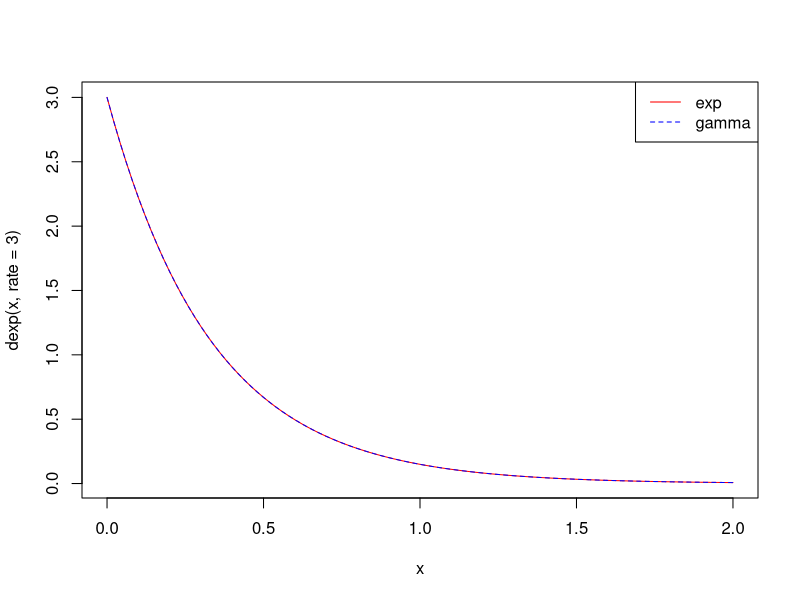
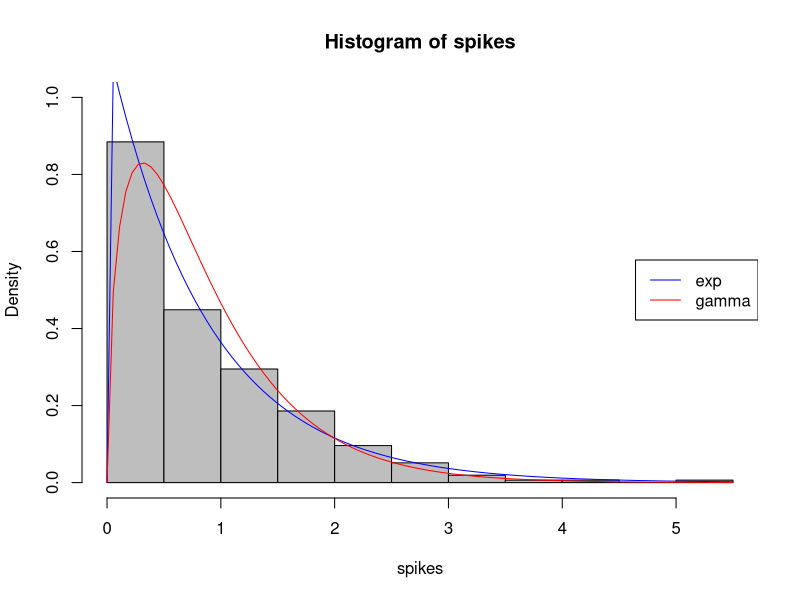
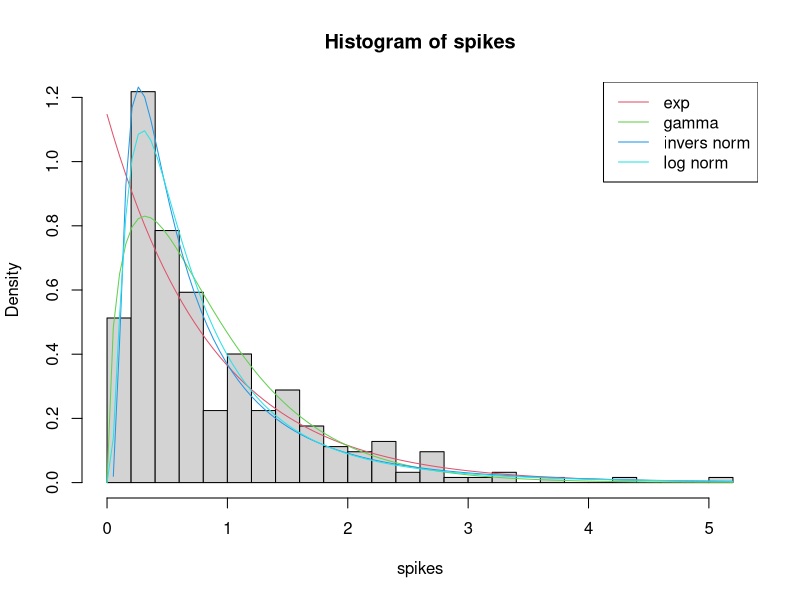
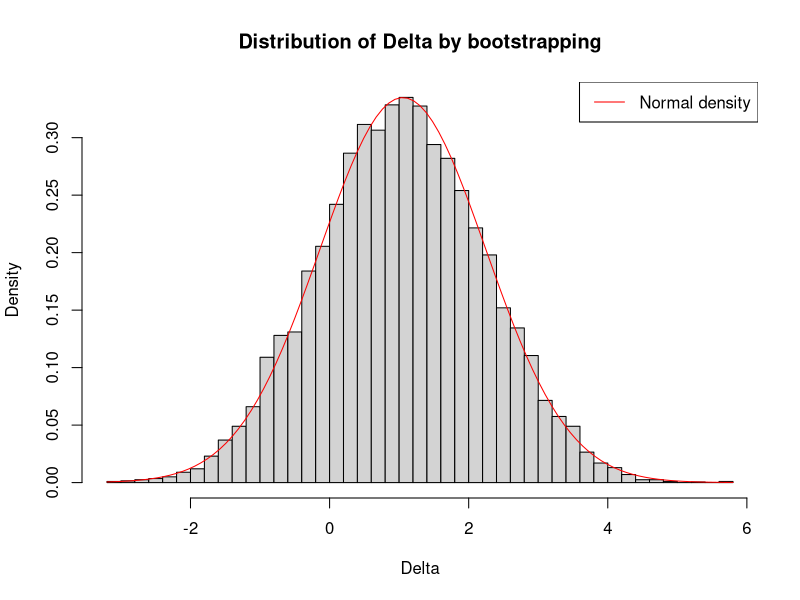

R code for these plots, in order:
## ---- chunk 1
angles <- read.table("angles.txt")
angles <- as.vector(angles$x)
## ---- chunk 2
dsink <- function(x, k = 1, lg = FALSE) {
  sinintegral <- integrate(function(x) sin(x) ^ k, lower = 0, upper = pi)$value
  if (lg == FALSE) {
    return(sin(x) ^ k / sinintegral)
  }
  else{
    return(log(sin(x) ^ k / sinintegral))
  }
}

minusll <- function(k, xvals) {
  return(-sum(dsink(xvals, k, lg = TRUE)))
}

k_est <- optimize(f = minusll, xvals = angles, interval = c(0, 100))$minimum
## ---- chunk 3
vect_k_est_bt <- replicate(1000, expr = { 
  angles_bt <- sample(angles, size = length(angles), replace = TRUE)
  optimize(f = minusll, xvals = angles_bt, interval = c(0, 100))$minimum
})

se_est <- sd(vect_k_est_bt)
se_est
## ---- chunk 4
alpha <- 0.01
z <- qnorm(1 - alpha/2)
a <- k_est - se_est * z
b <- k_est + se_est * z
paste("99% Confidence Interval for k: ( a =", a, ", b= ", b, ")")
## ---- chunk 5
quantile(vect_k_est_bt, probs = c(alpha/2, 1 - alpha/2))
## ---- chunk 6
k0 <- 10
alpha <- 0.05                   
z <- qnorm(1 - alpha)       
w <- (k_est - k0) / se_est     # w > Z  TRUE, so we reject Ho and we thinK theta > 10
w > z                          # (we can assume that because it is a 1 side test)
## ---- chunk 7
pval <- 1 - pnorm(w)
pval
## ---- chunk 8
spikes <- read.table("neuronspikes.txt")
spikes <- spikes$V1
## ---- chunk 9
curve(dexp(x, rate = 3), col = "red", from = 0, to = 2)
curve(dgamma(x, rate = 3, shape = 1), col = "blue", lty = 2, add = TRUE)
legend("topright", legend = c("exp", "gamma"), col = c("red", "blue"), lty = c(1, 2))
## ---- chunk 10

exp_mle_rate <- 1/mean(spikes)                         # find mle for exponential distr. par
exp_mle_value <- sum(dexp(spikes, rate = exp_mle_rate, log = TRUE))# calculate max L for exp

mll_gamma <- function(par, xvals){                           # find mle for gamma distr. par
  return(-sum(dgamma(xvals, shape = par[1], rate = par[2], log = TRUE)))
}
gamma_mle <- optim(f = mll_gamma, par = c(1, 1), xvals = spikes)
gamma_mle_value <- -gamma_mle$value                              # calculate max L for gamma
gamma_mle_shape <- gamma_mle$par[1]
gamma_mle_rate <- gamma_mle$par[2]
## ---- chunk 11
hist(spikes, freq = FALSE, col = "gray", ylim = c(0,1))
curve(dexp(x, rate = exp_mle_rate), col = "blue", add = TRUE)
curve(dgamma(x, shape = gamma_mle_shape, rate = gamma_mle_rate), col = "red", add = TRUE)
legend("right", c("exp", "gamma"), col = c("blue", "red"), lty = 1)
## ---- chunk 12
LR_lambda <- 2*(gamma_mle_value - exp_mle_value) # lambda = 2*(ll_large.m - ll_small.m) 
LR_lambda # bigger is the LR_lambda and more convinient is to use the less restricted model

## ---- chunk 13
alpha = 0.05                     
LR_lambda > qchisq(1-alpha, df = 1)   # not sure about this
## ---- chunk 14
pvalue <- 1 - pchisq(LR_lambda, df = 1)
pvalue
## ---- chunk 15
mll_exp <- function(par, xvals){
  return(-sum(dexp(xvals, rate = par, log = TRUE)))
}
exp_mle <- optimize(f = mll_exp, interval = c(0,100), xvals = spikes)
exp_mle_par <- exp_mle$minimum
exp_mle_value <- -exp_mle$objective              # convert from -sum(logll) to +sum(logll)
exp_mle_value
## ---- chunk 16
mll_gamma <- function(par, xvals){
  return(-sum(dgamma(xvals, shape = par[1], rate = par[2], log = TRUE)))
}
gamma_mle <- optim(f = mll_gamma, par = c(1, 1), xvals = spikes)
gamma_mle_par <- gamma_mle$par
gamma_mle_value <- -gamma_mle$value
gamma_mle_value
## ---- chunk 17
dinvnorm <- function(x, mu, lambda, lg = FALSE){ 
  if(lg == TRUE){ 
    return(log(sqrt(lambda/(2*pi*(x^3)))*exp(-lambda*((x-mu)^2)/(2*(mu^2)*x)))) 
    } 
  else{ 
    return(sqrt(lambda/(2*pi*(x^3)))*exp(-lambda*((x-mu)^2)/(2*(mu^2)*x))) 
    } 
}
mll_invnorm <- function(par, xvals){ 
  return(-sum(dinvnorm(xvals, mu = par[1], lambda = par[2], lg = TRUE))) 
  }
invnorm_mle <- optim(par = c(1, 1), fn = mll_invnorm, xvals = spikes)
invnorm_mle_par <- invnorm_mle$par
invnorm_mle_value <- -invnorm_mle$value
invnorm_mle_value

## ---- chunk 18
mll_lnorm <- function(par, xvals){
  return(-sum(dlnorm(xvals, meanlog = par[1], sdlog = par[2], log = TRUE)))
}
lnorm_ml <- optim(par = c(1, 1), fn = mll_lnorm, xvals = spikes)
lnorm_ml_par <- lnorm_ml$par
lnorm_ml_value <- -lnorm_ml$value
lnorm_ml_value
## ---- chunk 19
hist(spikes, freq = FALSE, breaks = 30, ylim = c(0,1.2))
curve(dexp
      (x, rate = exp_mle_par), col = 2, add = TRUE)
curve(dgamma
      (x, shape = gamma_mle_par[1], rate = gamma_mle_par[2]), col = 3, add = TRUE)
curve(dinvnorm
      (x, mu = invnorm_mle$par[1], lambda = invnorm_mle$par[2]), col = 4, add = TRUE)
curve(dlnorm
      (x, meanlog = lnorm_ml_par[1], sdlog = lnorm_ml_par[2]), col = 5, add = TRUE)
legend("topright", legend = c("exp", "gamma", "invers norm", "log norm"), 
       col = c(2,3,4,5), lty = 1)
## ---- chunk 20
k = 1
AIC_exp <- -2 * exp_mle_value + 2 * k   
BIC_exp <- -2 * exp_mle_value + k * log(length(spikes))
AIC_exp
BIC_exp

k = 2
AIC_gamma <- -2 * gamma_mle_value + 2 * k
BIC_gamma <- -2 * gamma_mle_value + k * log(length(spikes))
AIC_gamma
BIC_gamma

AIC_invnorm <- -2 * invnorm_mle_value + 2 * k
BIC_invnorm <- -2 * invnorm_mle_value + k * log(length(spikes))
AIC_invnorm
BIC_invnorm

AIC_lnorm <- -2 * lnorm_ml_value + 2 * k
BIC_lnorm <- -2 * lnorm_ml_value + k * log(length(spikes))
AIC_lnorm
BIC_lnorm                                             
## ---- chunk 21
exp <- list(
  value = exp_mle_value,
  par = exp_mle_par
)

gamma <- list(
  value = gamma_mle_value,
  par = gamma_mle_par
)

invnorm <- list(
  value = invnorm_mle_value,
  par = invnorm_mle_par
)
lognorm <- list(
  value = lnorm_ml_value,
  par = lnorm_ml_par
)

candidates <- list( exp = exp, gamma = gamma, invnorm = invnorm, lognorm = lognorm)
## ---- chunk 22
aic <- function(model){
  return(-2 * model$value + 2 * length(model$par))
}
bic <- function(model){
  return(-2* model$value + length(model$par) * log(length(spikes)))
}

scores <- data.frame(
  AIC = sapply(X = candidates, FUN = aic),
  BIC = sapply(candidates, bic)
)
scores

## ---- chunk 23
ramp_spikes <- read.csv("cell_types.csv", na.strings = "")
ramp_spikes <- ramp_spikes$ef__peak_t_ramp
ramp_spikes <- ramp_spikes[!is.na(ramp_spikes)]
## ---- chunk 24
mll_lnormal <- function(par, xvals){
  return(-sum(dlnorm(xvals, meanlog = par[1], sdlog = par[2], log = TRUE)))
}
mu_lnorm_est <-  optim(f = mll_lnormal, par = c(1, 1), xvals = ramp_spikes)$par[1]
mu_lnorm_est
## ---- chunk 25
vect_lnorm_par_est_bt <- replicate(1000, expr = { 
  ramp_spikes_bt <- sample(ramp_spikes, size = length(ramp_spikes), replace = TRUE)
  optim(par = c(1, 1), f = mll_lnormal, xvals = ramp_spikes_bt)$par
})

se_mu_lnorm_est <- sd(vect_lnorm_par_est_bt[1,]) 
se_mu_lnorm_est
## ---- chunk 26
alpha <- 0.05
## ---- chunk 27
z <- qnorm(1 - alpha/2)
a <- mu_lnorm_est - se_mu_lnorm_est * z
b <- mu_lnorm_est + se_mu_lnorm_est * z
paste("95% Confidence Interval for k: ( a =", a, ", b= ", b, ")")
## ---- chunk 28
quantile(vect_lnorm_par_est_bt[1,], probs = c(alpha/2, 1 - alpha / 2))
## ---- chunk 29
ramp_spikes <- read.csv("cell_types.csv")# It's faster to reload the data than change all the names
m <- ramp_spikes$donor__species == "Homo Sapiens"
ramp_spikes_human <- na.omit(ramp_spikes$ef__peak_t_ramp[m])
sum(is.na(ramp_spikes_human))
## ---- chunk 30
mu_lnorm_est_human <-  optim(f = mll_lnormal, par = c(1, 1), xvals = ramp_spikes_human)$par[1]    
## ---- chunk 31
vect_lnorm_par_est_bt_human <- replicate(1000, expr = {                                       
  ramp_spikes_bt <- sample(ramp_spikes_human, size = length(ramp_spikes_human), replace = TRUE)
  optim(par = c(1, 1), f = mll_lnormal, xvals = ramp_spikes_bt)$par
})

se_mu_lnorm_est_human <- sd(vect_lnorm_par_est_bt_human[1,])       
se_mu_lnorm_est_human
## ---- chunk 32
alpha <- 0.05                                                                                   
z <- qnorm(1 - alpha/2)
a <- mu_lnorm_est_human - se_mu_lnorm_est_human * z
b <- mu_lnorm_est_human + se_mu_lnorm_est_human * z
paste("95% Confidence Interval for k: ( a =", a, ", b= ", b, ")")
## ---- chunk 33
quantile(vect_lnorm_par_est_bt_human[1,], probs = c(alpha/2, 1 - alpha / 2))
## ---- chunk 34
m = ramp_spikes$donor__species == "Mus musculus"
ramp_spikes_mouse <- na.omit(ramp_spikes$ef__peak_t_ramp[m])
sum(is.na(ramp_spikes_mouse))

ramp_spikes_human_log <- log(ramp_spikes_human)
ramp_spikes_mouse_log <- log(ramp_spikes_mouse)

t.test(ramp_spikes_human_log, ramp_spikes_mouse_log)
## ---- chunk 35
alpha <- 0.05
Zquantile <- qnorm(1 - alpha/2)                                      
                                                                        
w <- abs(mean(ramp_spikes_human_log) - mean(ramp_spikes_mouse_log)) / (     
  sqrt(
    (var(ramp_spikes_human_log)^2 / length(ramp_spikes_human_log)) + 
      (var(ramp_spikes_mouse_log)^2/length(ramp_spikes_mouse_log))
    )
  )
w <= Zquantile               # Ho: mean_human = mean_mouse, since Z (or W) > Z, I reject Ho. 
p_value = 2 * pnorm(-abs(w))
p_value
p_value > alpha              # p-value < alpha, so I reject the Ho        
## ---- chunk 36
n <- length(ramp_spikes_mouse_log) ## mouse sample size
m <- length(ramp_spikes_human_log) ## human sample size
sigma_est <- sd(c(ramp_spikes_mouse_log, ramp_spikes_human_log))## empirical sd joined sample
se_delta_est <- sigma_est * sqrt((n + m)/ (n * m))
## ---- chunk 37
delta <- mean(ramp_spikes_mouse_log) - mean(ramp_spikes_human_log)
pvalue <- 1 - 2 * pnorm( abs(delta) / se_delta_est )
pvalue
pvalue <- 2 * pnorm( - abs(delta) / se_delta_est )  # why it's not the same? use this one
pvalue 
## ---- chunk 38
m = 20
n = 40
mu1 = 2
mu2 = 2.5
sigma = 4
x = rnorm(m, mean = mu1, sd = sigma)
y = rnorm(n, mean = mu2, sd = sigma)  
## ---- chunk 39
t <- t.test(x, y, var.equal = TRUE)  
t$p.value
## ---- chunk 40
alpha <- 0.05
delta <- mean(x) - mean(y)

Z <- qnorm(1 - alpha/2)                                                 

w <- abs(delta / (                                         
  sqrt( (var(x)^2 / length(x)) + (var(y)^2/length(y)) ) )  # <- ERROR!!
)
w <= Z                            # the SE of delta found in this way it's not correct
p_value_Wtest = 2 * pnorm(-abs(w))  
p_value_Wtest
## ---- chunk 41
delta <- mean(x) - mean(y)
se_delta <- sigma * sqrt( (m+n) / (m*n))
w <- list(
  w = delta / se_delta,
  p.value = 2 * pnorm(-abs(delta) / se_delta)
)
w$p.value

## ---- chunk 42
vect_norm_meandiff_bt <- replicate(10000, expr = {
  x_bt <- sample(x, size = length(x), replace = TRUE)
  y_bt <- sample(y, size = length(y), replace = TRUE)
  mean(x_bt)-mean(y_bt)
})
se_delta_bt <- sd(vect_norm_meandiff_bt)

p_value.bt <- 2 * pnorm( - abs(delta) / se_delta_bt)
p_value.bt 
## ---- chunk 43
hist(vect_norm_meandiff_bt, freq = FALSE, breaks = 50, 
     main = "Distribution of Delta by bootstrapping",xlab = "Delta")
curve(dnorm(x, mean = delta, sd = se_delta_bt), add = TRUE, col = "red")
legend("topright", legend = "Normal density", col = "red", lty = 1)
## ---- chunk 44
mu_est <- mean(c(x,y))
l1 <- sum(dnorm(c(x,y), mean = mu_est, sd = sigma, log = TRUE)) # nested model
l2 <- sum(dnorm(x, mean = mean(x), sd = sigma, log = TRUE)) +   # larger model
      sum(dnorm(y, mean = mean(y), sd = sigma, log = TRUE))
lambda <- 2*(l2 - l1)
LRT <- list(
  lambda = lambda,
  p.value = 1 - pchisq(lambda, df = 1)
)
LRT$p.value
## ---- chunk 45
tests <- list(
  wald = w,
  t.test = t,
  LRT = LRT
)
sapply(tests, function(x) return(x$p.value))
## ---- chunk 46
m = 2000
n = 4000
mu1 = 2
mu2= 2.5
sigma = 4
x = rnorm(m, mu1, sigma)
y = rnorm(n, mu2, sigma)
## ---- chunk 47
t <- t.test(x, y, var.queal = TRUE)
t$p.value
## ---- chunk 48
delta_bt <- replicate(10000, expr = {
  x_bt <- sample(x, size = length(x), replace = TRUE)
  y_bt <- sample(y, size = length(y), replace = TRUE)
  mean(x_bt) - mean(y_bt)
})
se_delta_bt <- sd(delta_bt)
## ---- chunk 49
delta = mean(x) - mean(y)
w <- list(
  w = delta / se_delta_bt,
  p.value = 2 * pnorm( -abs(delta) / se_delta_bt)
)
w$p.value
## ---- chunk 50
mu_est <- mean(c(x,y))
l1 <- sum(dnorm(c(x,y), mean = mu_est, sd = sigma, log = TRUE))
l2 <- sum(dnorm(x, mean = mu1, sd = sigma, log = TRUE)) +
      sum(dnorm(y, mean = mu2, sd = sigma, log = TRUE))
lambda <- 2 * (l2 - l1)
LRT <- list(
  lambda = lambda,
  p.value = 1 - pchisq(lambda, df = 1)
)
LRT$p.value
## ---- chunk 51
tests <- list(
  t.test = t,
  wald = w,
  LRT = LRT
)
sapply(tests, function(x) return(x$p.value))
